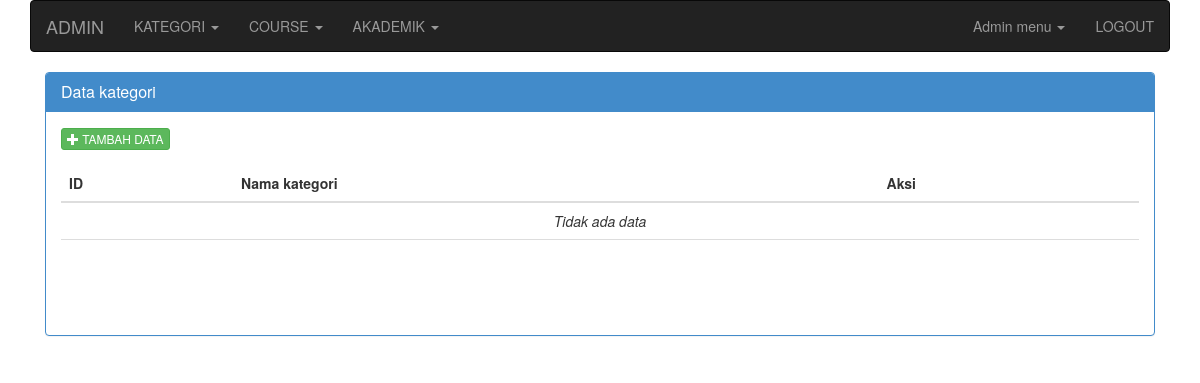
The app's page /admin.php?mod=kategori (signed in), older data.
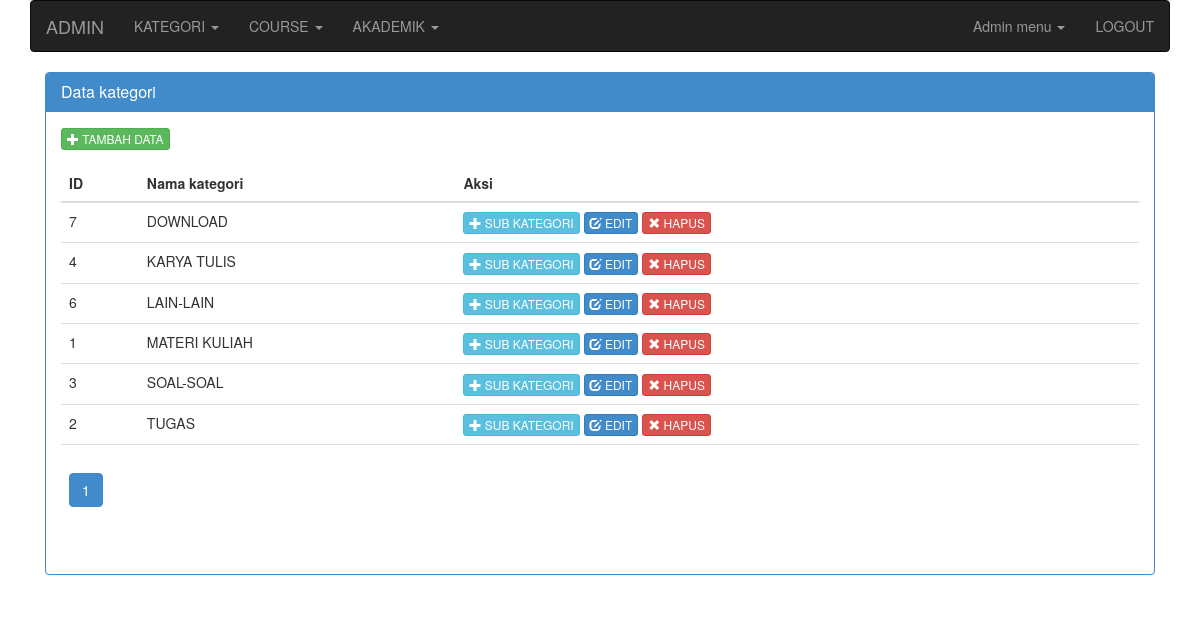
The same page, newer data.
### tables this page shows
CREATE TABLE `kategori` (
  `kategori_id` int(11) NOT NULL AUTO_INCREMENT,
  `kategori_parent_id` int(11) DEFAULT '0',
  `kategori_nama` varchar(255) DEFAULT NULL,
  PRIMARY KEY (`kategori_id`)
);

### includes/menu_login.php (called while the page is built)
<?php
$menu[1]['KATEGORI'][] = array('title'=>'Data kategori', 'link' => 'admin.php?mod=kategori');
$menu[1]['KATEGORI'][] = array('title'=>'Tambah kategori', 'link' => 'admin.php?mod=kategori&act=add_kategori');
$menu[1]['COURSE'][] = array('title'=>'Data course', 'link' => 'admin.php?mod=course');
$menu[1]['COURSE'][] = array('title'=>'Tambah course', 'link' => 'admin.php?mod=course&act=add_course');
$menu[1]['AKADEMIK'][] = array('title'=>'Data mahasiswa', 'link' => 'admin.php?mod=mahasiswa');
$menu[1]['AKADEMIK'][] = array('title'=>'Data mata kuliah', 'link' => 'admin.php?mod=matkul&');
$menu[1]['AKADEMIK'][] = array('title'=>'Data kelas', 'link' => 'admin.php?mod=kelas');
$menu[1]['AKADEMIK'][] = array('title'=>'Data dosen', 'link' => 'admin.php?mod=dosen');
$menu[2]['KATEGORI'][] = array('title'=>'Data kategori', 'link' => 'admin.php?mod=kategori');
$menu[2]['KATEGORI'][] = array('title'=>'Tambah kategori', 'link' => 'admin.php?mod=kategori&act=add_kategori');
$menu[2]['COURSE'][] = array('title'=>'Data course', 'link' => 'admin.php?mod=course');
$menu[2]['COURSE'][] = array('title'=>'Tambah course', 'link' => 'admin.php?mod=course&act=add_course');
?>

### modules/kategori/admin/action_kategori.php (called while the page is built, shortened)
<?php
$parent_id = 0;
$query = "SELECT * FROM kategori WHERE kategori_parent_id = $parent_id  ORDER BY kategori_nama ASC";
$paging = new Pagination($query,10);
$num_rows = $paging->NumRows();
$result = $paging->Result();
$link = $paging->Link();
?>

### modules/kategori/admin/kategori.php (the view, shortened to what the changed rows need)
<div class="col-md-12" id="content-container">
<div class="panel panel-primary">
    <div class="panel-heading"><h3 class="panel-title">Data kategori<?=$title_page?></h3></div>
    <div class="panel-body">
            <div class="row clearfix">
            <div class="col-md-12 column" id="post">
            	<div class="text-left" style="margin-bottom:15px;"><?=link_tambah("admin.php?mod=kategori&act=add_kategori&parent_id=$parent_id")?></div>
            	<div class="table-responsive">
            	<table class="table">
					<thead>
                    	<tr>
                        	<th>ID</th>
                            <th>Nama kategori</th>
                            <th>Aksi</th>
                        </tr>
                    </thead>
                    <tbody>
						<?php
                        if( $num_rows > 0 )
                        {
                            foreach($result as $row)
                            {
                         ?>
                         		<tr>
                                	<td><?=$row['kategori_id']?></td>
                                    <td><?=$row['kategori_nama']?></td>
                                    <td>
                                    <?=link_subkategori("admin.php?mod=kategori&parent_id=".$row['kategori_id'])?>
									<?=link_edit("admin.php?mod=kategori&act=edit_kategori&id=$row[kategori_id]&parent_id=$parent_id")?>
                                    <?=link_hapus("admin.php?mod=kategori&delete=yes&id=".$row['kategori_id'])?>
                                    </td>
                                </tr>
                        <?php
                            }
                        }else{
						?>
                        	<tr>
                            	<td colspan="3" align="center"><em>Tidak ada data</em></td>
                            </tr>
                        <?php
						}
                        ?>
                    </tbody>
                    <tfoot>
                    	<tr>
                        	<td colspan="3"><?php echo $link; ?></td>
                        </tr>
                    </tfoot>
            	</table>
            	</div>
            </div>
            </div>
    </div>
</div>
</div>

### includes/admin_header.php (shortened to what the changed rows need)
<!doctype html>
<html>
<head>
<link rel="stylesheet" type="text/css" href="<?=_ASSET_URL?>css/bootstrap.min.css" />
<link rel="stylesheet" type="text/css" href="<?=_ASSET_URL?>css/admin_style.css" />
<link rel="stylesheet" type="text/css" href="<?=_ASSET_URL?>jquery.treeview/jquery.treeview.css" />
</head>
<body>
<div class="container">
	<div class="row clearfix">
		<div class="col-md-12 column">
			<nav class="navbar navbar-default navbar-inverse" role="navigation">
				<div class="collapse navbar-collapse" id="bs-example-navbar-collapse-1">
					<ul class="nav navbar-nav">
                    <?php
					$r_menu = $menu[$_SESSION['_login']['grup_id']];
					foreach((array)$r_menu as $title=>$menu )
					{
					?>
                    	<li class="dropdown">
							 <a href="#" class="dropdown-toggle" data-toggle="dropdown"><?=$title?>
                             <strong class="caret"></strong></a>
						</li>
                    <?php
					}
                    ?>
					</ul>
				</div>
			</nav>
			<div class="row clearfix">
				<div class="col-md-12 column">

### includes/fungsi.web.php (shortened to what the changed rows need)
<?php
function link_edit($url, $attr = "" )
{
	$str = "<a href=\"$url\" class=\"btn btn-primary btn-xs\" $attr>
			<i class=\"glyphicon glyphicon-edit\"></i> EDIT</a>";
	return $str;
}
function link_hapus($url, $attr = "" )
{
	$confirm = " onclick=\"return confirm('Apakah Anda yakin akan menghapus data ini?');\"";
	$str = "<a href=\"$url\" class=\"btn btn-danger btn-xs\" $confirm $attr>
			<i class=\"glyphicon glyphicon-remove\"></i> HAPUS</a>";
	return $str;
}
function link_tambah($url="",$title="Tambah data", $attr = "")
{
	$title = strtoupper($title);
	$str = "<a href=\"$url\" class=\"btn btn-success btn-xs\" $attr>
			<i class=\"glyphicon glyphicon-plus\"></i> $title</a>";
	return $str;
}
function link_subkategori($url, $attr = "" )
{
	$str = "<a href=\"$url\" class=\"btn btn-info btn-xs\" $attr>
			<i class=\"glyphicon glyphicon-plus\"></i> SUB KATEGORI</a>";
	return $str;
}

### includes/pagination.class.php (shortened to what the changed rows need)
<?php
class Paginator{
	var $items_per_page;
	var $items_total;
	var $num_pages;
	var $mid_range;
	var $return;
	var $default_ipp;
	var $querystring;
	function Paginator()
	{
		$this->mid_range = 7;
		$this->items_per_page = (!empty($_GET['ipp'])) ? $_GET['ipp']:$this->default_ipp;
	}
	function paginate()
	{
		if(!isset($this->default_ipp)) $this->default_ipp=25;
		if(@$_GET['ipp'] == 'All')
		{
			$this->num_pages = 1;
		}
		else
		{
			$this->num_pages = ceil($this->items_total/$this->items_per_page);
		}
		$this->current_page = (isset($_GET['page'])) ? (int) $_GET['page'] : 1 ;
		$prev_page = $this->current_page-1;
		$next_page = $this->current_page+1;
		if($_GET)
		{
			$args = explode("&",$_SERVER['QUERY_STRING']);
			foreach($args as $arg)
			{
				$keyval = explode("=",$arg);
				if($keyval[0] != "page" And $keyval[0] != "ipp") $this->querystring .= "" . $arg;
			}
		}
		if($this->num_pages > 10)
		{
			$this->return = ($this->current_page > 1 And $this->items_total >= 10) ? "<li><a class=\"paginate\" href=\"$_SERVER[PHP_SELF]?$this->querystring&page=$prev_page&ipp=$this->items_per_page\">&laquo; Previous</a></li>":"<li><span class=\"inactive\" href=\"#\">&laquo; Previous</span></li>";
			$this->start_range = $this->current_page - floor($this->mid_range/2);
			$this->end_range = $this->current_page + floor($this->mid_range/2);
			if($this->start_range <= 0)
			{
				$this->end_range += abs($this->start_range)+1;
				$this->start_range = 1;
			}
			if($this->end_range > $this->num_pages)
			{
				$this->start_range -= $this->end_range-$this->num_pages;
				$this->end_range = $this->num_pages;
			}
			$this->range = range($this->start_range,$this->end_range);
			for($i=1;$i<=$this->num_pages;$i++)
			{
				if($this->range[0] > 2 And $i == $this->range[0]) $this->return .= " ... ";
				if($i==1 Or $i==$this->num_pages Or in_array($i,$this->range))
				{
					$this->return .= ($i == $this->current_page And $_GET['page'] != 'All') ? "<li class=\"active\"><a title=\"Go to page $i of $this->num_pages\" class=\"current\" href=\"#\">$i</a></li>":"<li><a class=\"paginate\" title=\"Go to page $i of $this->num_pages\" href=\"$_SERVER[PHP_SELF]?page=$i&ipp=$this->items_per_page$this->querystring\">$i</a></li>";
				}
				if($this->range[$this->mid_range-1] < $this->num_pages-1 And $i == $this->range[$this->mid_range-1]) $this->return .= " ... ";
			}
			$this->return .= (($this->current_page < $this->num_pages And $this->items_total >= 10) And ($_GET['page'] != 'All') And $this->current_page > 0) ? "<li class=\"active\"><a class=\"paginate\" href=\"$_SERVER[PHP_SELF]?page=$next_page&ipp=$this->items_per_page$this->querystring\">Next &raquo;</a></li>\n":"<li><span class=\"inactive\" href=\"#\">&raquo; Next</span></li>\n";
		}
		else
		{
			for($i=1;$i<=$this->num_pages;$i++)
			{
				$this->return .= ($i == $this->current_page) ? "<li class=\"active\"><a class=\"current\" href=\"#\">$i</a></a> ":"<li><a class=\"paginate\" href=\"$_SERVER[PHP_SELF]?$this->querystring&page=$i&ipp=$this->items_per_page\">$i</a></li>";
			}
		}
		$this->low = ($this->current_page <= 0) ? 0:($this->current_page-1) * $this->items_per_page;
		$this->limit = (@$_GET['ipp'] == 'All') ? "":" LIMIT $this->low,$this->items_per_page";
	}
	function display_pages()
	{
		return $this->return;
	}
}

Row changes from the older to the newer data that the page shows:
added kategori: kategori_id "7", kategori_nama "DOWNLOAD"
added kategori: kategori_id "4", kategori_nama "KARYA TULIS"
added kategori: kategori_id "6", kategori_nama "LAIN-LAIN"
added kategori: kategori_id "1", kategori_nama "MATERI KULIAH"
added kategori: kategori_id "3", kategori_nama "SOAL-SOAL"
added kategori: kategori_id "2", kategori_nama "TUGAS"
Text that changed along with them:
text no longer shown: "Tidak ada data"
